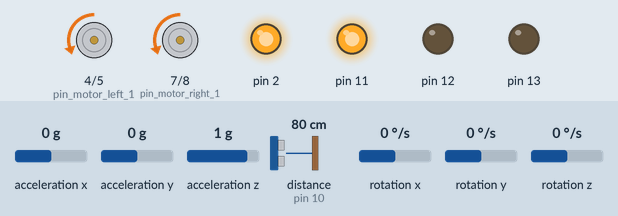
A program run on a simulated Arduino Nano, built with avr-gcc and run on an emulated ATmega328P. Parts: motor-driver pin pairs drawn as motors (green arrow = first pin HIGH = forward, orange = second pin HIGH = backward, longer = more drive, scaled by the enable pin), output pins drawn as LEDs (lit = HIGH). Wiring (inferred from the names in the program): ultrasonic range finder: trigger pin 3; echo pin 10. Inputs (shaded band) come from the test bench; at power-on: rotation z 0 °/s, distance to the obstacle (sensor on pin 10) 80 cm, acceleration x 0 g, acceleration y 0 g, acceleration z 1 g, rotation x 0 °/s, rotation y 0 °/s. The echo pulse lasts 58.3 µs per cm; pins used as bus, display or sensor lines are not drawn.

Above: at 5.2 s.
5.3 s: rotation z set to 7 °/s
At 5.46 s:
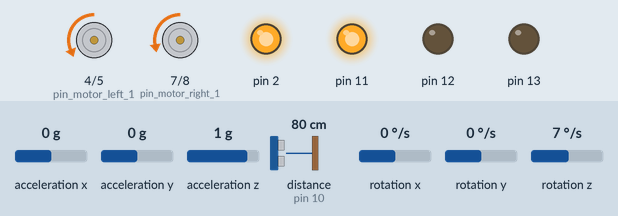
7.1 s: distance to the obstacle (sensor on pin 10) set to 42 cm
8.6 s: distance to the obstacle (sensor on pin 10) set to 35 cm
At 9.5 s:
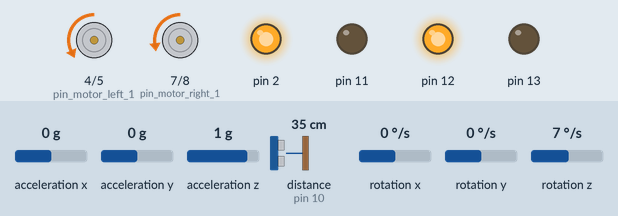
10.1 s: rotation z set to -192 °/s
At 12.0 s:
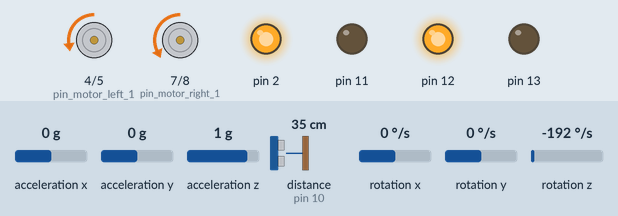
12.6 s: distance to the obstacle (sensor on pin 10) set to 22 cm
14.1 s: distance to the obstacle (sensor on pin 10) set to 19 cm
At 15.3 s:
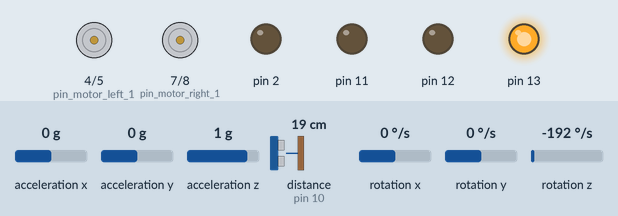
Timing chart, 0 to 17.1 s (numbered marks = the images above; inputs shaded):
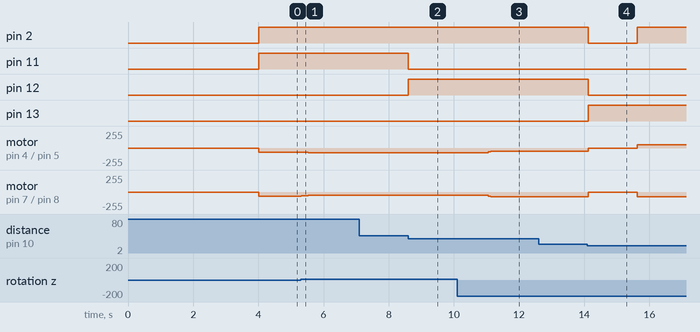

Measured:
- the behaviour switches between 40 and 39 cm on distance to the obstacle (sensor on pin 10) (found by bisection; images 1 and 2)
- the behaviour switches between 21 and 20 cm on distance to the obstacle (sensor on pin 10) (found by bisection; images 3 and 4)
- after the input at 5.3 s, motor on pin 4 (pin_motor_left_1) / pin 5 (pin_motor_left_2): moves from backward 60/255 to backward 70/255 over 0.29 s, starting at once; motor on pin 7 (pin_motor_right_1) / pin 8 (pin_motor_right_2): moves from backward 60/255 to backward 50/255 over 0.29 s, starting at once
- after the input at 7.1 s, every drawn part: stays the same
- after the input at 8.6 s, pin 11: HIGH → LOW at once; pin 12: LOW → HIGH at once
- after the input at 10.1 s, motor on pin 4 (pin_motor_left_1) / pin 5 (pin_motor_left_2): backward 70/255 → backward 56/255 after 0.96 s, → backward 50/255 0.07 s later; motor on pin 7 (pin_motor_right_1) / pin 8 (pin_motor_right_2): backward 50/255 → backward 64/255 after 0.96 s, → backward 70/255 0.07 s later
- after the input at 12.6 s, every drawn part: stays the same
- after the input at 14.1 s, pin 2: HIGH → LOW at once, → HIGH 1.5 s later; pin 12: HIGH → LOW at once

The program:

main.cpp
```cpp
#include <Arduino.h>
#include "UltraSonic.h"
#include "MPU6050_light.h"

struct PonteH
{
int pin_motor_left_1;
int pin_motor_left_2;

int pin_motor_right_1;
int pin_motor_right_2;

int STBY;

int pin_speed_motor_left;
int pin_speed_motor_right;
};

class PID{
  private:
  float kp, ki, kd;
  float error, integral, derivative, last_error, setPoint;
  float output;
  public:
  PID(float _kp, float _ki, float _kd);
  float calculate(float input,float _setPoint);
};

PID::PID(float _kp, float _ki, float _kd){
  kp = _kp;
  ki = _ki;
  kd = _kd;
  error = 0;
  integral = 0;
  derivative = 0;
  last_error = 0;
  output = 0;
}

float PID::calculate(float input, float _setPoint){
  setPoint = _setPoint;
  error = setPoint - input;
  integral += error;
  derivative = error - last_error;
  last_error = error;
  output = kp * error + ki * integral + kd * derivative;
  return output;
}

class ControlMotor{
  private:
  int pin_motor_left_1, pin_motor_right_1, pin_motor_left_2, pin_motor_right_2;
  int pin_motor_left_pwm, pin_motor_right_pwm;
  int pin_STBY;

  public:
  ControlMotor(PonteH _pins); //constructor
  void setPWM(int _pwm_left, int _pwm_right);
  void goForward();
  void TurnLeft();
  void TurnRight();
  void Off();

};

ControlMotor::ControlMotor(PonteH _pins){
  pin_motor_left_1 = _pins.pin_motor_left_1;
  pin_motor_right_1 = _pins.pin_motor_right_1;
  pin_motor_left_2 = _pins.pin_motor_left_2;
  pin_motor_right_2 = _pins.pin_motor_right_2;
  pin_motor_left_pwm = _pins.pin_speed_motor_left;
  pin_motor_right_pwm = _pins.pin_speed_motor_right;
  pin_STBY = _pins.STBY;
  pinMode(pin_motor_left_1, OUTPUT);
  pinMode(pin_motor_left_2, OUTPUT);
  pinMode(pin_motor_right_1, OUTPUT);
  pinMode(pin_motor_right_2, OUTPUT);
  pinMode(_pins.STBY, OUTPUT);
  pinMode(pin_motor_left_pwm, OUTPUT);
  pinMode(pin_motor_right_pwm, OUTPUT);
}

void ControlMotor::setPWM(int _pwm_left, int _pwm_right){
  analogWrite(pin_motor_left_pwm, _pwm_left);
  analogWrite(pin_motor_right_pwm, _pwm_right);
}

void ControlMotor::goForward(){
  digitalWrite(pin_STBY, HIGH);
  digitalWrite(pin_motor_right_1, LOW);
  digitalWrite(pin_motor_right_2, HIGH);
  digitalWrite(pin_motor_left_1, LOW);
  digitalWrite(pin_motor_left_2, HIGH);
}

void ControlMotor::TurnLeft(){
  digitalWrite(pin_STBY, HIGH);
  digitalWrite(pin_motor_right_1, LOW);
  digitalWrite(pin_motor_right_2, HIGH);
  digitalWrite(pin_motor_left_1, HIGH);
  digitalWrite(pin_motor_left_2, LOW);
}

void ControlMotor::TurnRight(){
  digitalWrite(pin_STBY, HIGH);
  digitalWrite(pin_motor_right_1, HIGH);
  digitalWrite(pin_motor_right_2, LOW);
  digitalWrite(pin_motor_left_1, LOW);
  digitalWrite(pin_motor_left_2, HIGH);
}

void ControlMotor::Off(){
  digitalWrite(pin_STBY, LOW);
  digitalWrite(pin_motor_right_1, LOW);
  digitalWrite(pin_motor_right_2, LOW);
  digitalWrite(pin_motor_left_1, LOW);
  digitalWrite(pin_motor_left_2, LOW);
}

class LedRGB{
  private:
  int pin_r, pin_g, pin_b;
  public:
  LedRGB(int _pin_r, int _pin_g, int _pin_b);
  void setR();
  void setG();
  void setB();
  void Off();
};

LedRGB::LedRGB(int _pin_r, int _pin_g, int _pin_b){
  pin_r = _pin_r;
  pin_g = _pin_g;
  pin_b = _pin_b;
  pinMode(pin_r, OUTPUT);
  pinMode(pin_g, OUTPUT);
  pinMode(pin_b, OUTPUT);
}

void LedRGB::setR(){
  digitalWrite(pin_r, HIGH);
  digitalWrite(pin_g, LOW);
  digitalWrite(pin_b, LOW);
}

void LedRGB::setG(){
  digitalWrite(pin_r, LOW);
  digitalWrite(pin_g, HIGH);
  digitalWrite(pin_b, LOW);
}

void LedRGB::setB(){
  digitalWrite(pin_r, LOW);
  digitalWrite(pin_g, LOW);
  digitalWrite(pin_b, HIGH);
}

void LedRGB::Off(){
  digitalWrite(pin_r, LOW);
  digitalWrite(pin_g, LOW);
  digitalWrite(pin_b, LOW);
}

//----------------------------------------------------Definindos Conexoes Ponte H<->Motor----------------------------------------------------
#define pin_motor_left_1 4 // AIN 1
#define pin_motor_left_2 5 // AIN 2

#define pin_motor_right_1 7 // BIN 1
#define pin_motor_right_2 8 // BIN 2


#define pin_speed_motor_left 6 // PWMA
#define pin_speed_motor_right 9  // PWMB
#define STBY 2 //

#define defaultPWM 60
// ----------------------------------------------------Definindos Conexoes do HCSR04----------------------------------------------------
int distancia; //VARIÁVEL DO TIPO INTEIRO
String result; //VARIÁVEL DO TIPO STRING

int trigPin = 3;
int echoPin = 10;
Ultrasonic ultrasonic(trigPin,echoPin);
//----------------------------------------------------Instanciando Objetos----------------------------------------------------
PonteH set_linkage = {pin_motor_left_1, pin_motor_left_2, pin_motor_right_1, pin_motor_right_2,
                  STBY, pin_speed_motor_left, pin_speed_motor_right}; // Ponte H pinagens

ControlMotor linkage(set_linkage); // Ponte H motor

Ultrasonic ultrasonicsensor(3, 10); // Ultrassonico

PID pid(3, 2, 2);

MPU6050 mpu(Wire);

LedRGB leds(13, 11, 12);


// ----------------------------------------------------Variaveis Globais----------------------------------------------------
int distance; // Variavel para armazenar a distancia
unsigned long timer = 0; // Variavel para armazenar o tempo
float angles[3]; // Variavel para armazenar os angulos
float auxForward, auxRight, auxLeft; // Variavel para armazenar o angulo
// ----------------------------------------------------Protótipo de funções----------------------------------------------------

int hcsr04_distance(); // Função para leitura do HCSR04
void new_way(); // Função para o novo caminho
void get_angle(); // Função para leitura do yaw
float pid2pwm(float pid, int max); // Função para transformar a saída do controlador de graus para pwm

// ----------------------------------------------------Função principal----------------------------------------------------

void setup() {

  Serial.begin(9600);
  Wire.begin();
  byte status = mpu.begin(1, 0);
  while(status != 0){ }
  mpu.calcOffsets(true, true);
  mpu.setFilterGyroCoef(0.98);
  linkage.Off();
  linkage.setPWM(defaultPWM, defaultPWM);
  delay(3000); // Delay para por o robo em posição
  get_angle();
  auxForward = angles[2];
}

void loop() {
  get_angle();
  if((abs(angles[0]) > 30) || (abs(angles[1]) > 30)){
    linkage.Off();
    linkage.setPWM(0, 0);
    leds.Off();
    while ((abs(angles[0]) > 30) || (abs(angles[1]) > 30)) {get_angle(); Serial.println("Aguardando estar no chão."); delay(20);}
    get_angle();
    auxForward = angles[2];
  }
  else{
    float out = pid.calculate(angles[2], auxForward); // Calcula o PID
      if(out < 0) {out = pid2pwm(out, 10); linkage.setPWM(defaultPWM + out, defaultPWM - out);} // Se o PID for negativo, o motor gira mais para a esquerda
      else        {out = pid2pwm(out, 10); linkage.setPWM(defaultPWM - out, defaultPWM + out);} // Se o PID for positivo, o motor gira mais para a direita

    distance = hcsr04_distance();
    if(distance <= 20){
      leds.setR();
      linkage.Off();
      delay(1000);
      new_way();
      get_angle();
      auxForward = angles[2];
      auxRight = angles[2];
    }

    else{
      linkage.goForward();
      if (distance > 40) leds.setG();
      else leds.setB();
    }

    delay(65); // Delay para não sobrecarregar o HCSR04

  }
}


// ----------------------------------------------------Implementação das funções----------------------------------------------------
int hcsr04_distance(){ // Função para leitura do HCSR04
  return ultrasonic.convert(ultrasonic.timing(), Ultrasonic::CM);
}
void new_way(){ // Função para o novo caminho
  int aux = 1;
  do
  {
      switch (aux)
      {
      case 1:
        while (auxRight - 90 - angles[2] < 0){
          linkage.TurnRight();
          get_angle();
          delay(10);
        }
        linkage.Off();
        delay(500);
        get_angle();
        auxLeft = angles[2];
        distance = hcsr04_distance();
        break;

      case 2:
        while (auxLeft + 180 - angles[2] > 0){
          linkage.TurnLeft();
          get_angle();
          delay(10);
        }
        linkage.Off();
        delay(500);
        get_angle();
        auxLeft = angles[2];
        distance = hcsr04_distance();
        break;

      case 3:
        while (auxLeft + 90 - angles[2] > 0){
            linkage.TurnLeft();
            get_angle();
            delay(10);
          }
        linkage.Off();
        delay(500);
        get_angle();
        auxRight = angles[2];
        distance = hcsr04_distance();
        break;

      }
      aux += 1;
      if(aux>3) aux = 0;
  } while (distance <= 20);

}

void get_angle(){ // Função para leitura do roll, pitch e yaw
  mpu.update();
  if((millis() - timer) > 10){
    angles[0] = mpu.getAngleX();
    angles[1] = mpu.getAngleY();
    angles[2] = mpu.getAngleZ();
    timer = millis();
  }
}

float pid2pwm(float pid, int max){ // Função para transformar a saída do controlador de graus para pwm
  if(pid < 0){
    pid = map(pid, 0, -360, 0, 200);
    if(pid >= max) pid = max;
  }
  else
  {
    pid = map(pid, 0, 360, 0, 200);
    if(pid >= max) pid = max;
  }

  return pid;
}
```
